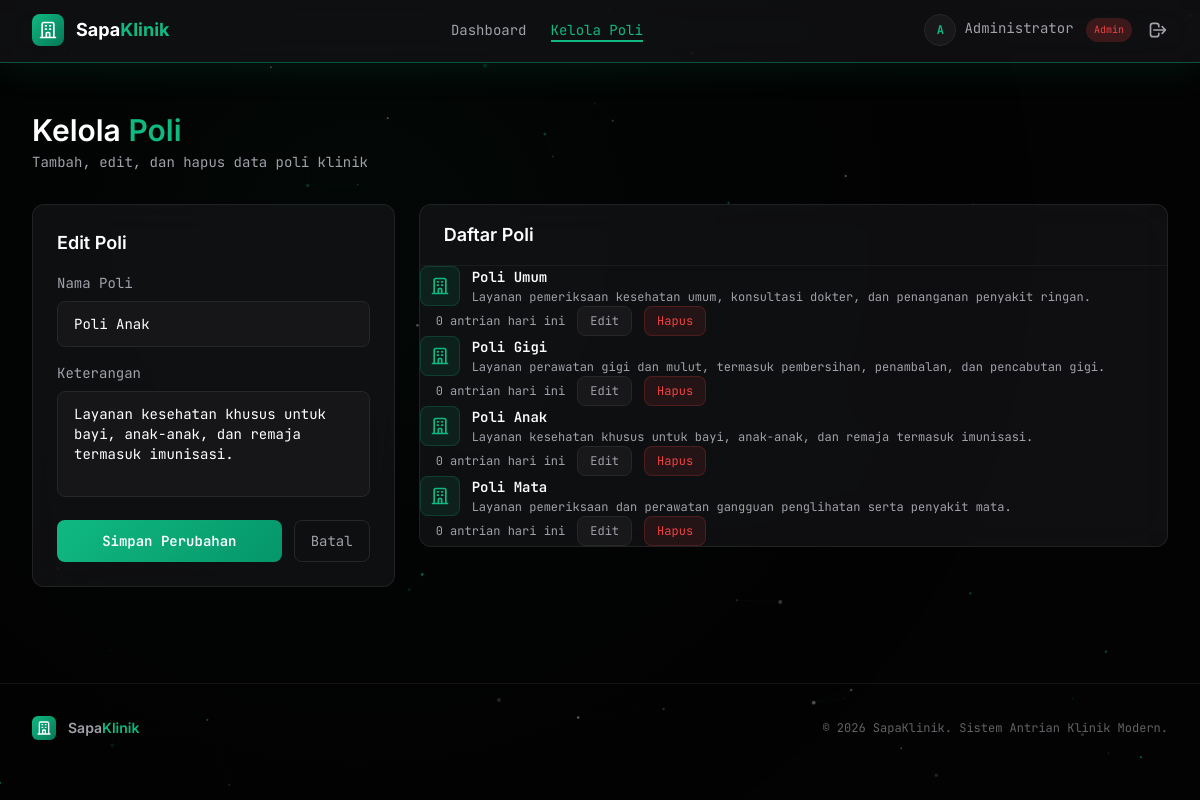
Page /admin/kelola_poli.php?edit=3 (signed in) on the committed database.
### tables this page shows
CREATE TABLE IF NOT EXISTS poli (
    id_poli INT AUTO_INCREMENT PRIMARY KEY,
    nama_poli VARCHAR(100) NOT NULL,
    keterangan TEXT,
    created_at TIMESTAMP DEFAULT CURRENT_TIMESTAMP
);

### config/database.php (called while the page is built, shortened)
<?php
function e($string) {
    return htmlspecialchars($string, ENT_QUOTES, 'UTF-8');
}
?>

### admin/kelola_poli.php (the view, shortened to what this page needs)
<?php
require_once '../config/database.php';
$poli_list = $conn->query("SELECT p.*, (SELECT COUNT(*) FROM antrian a WHERE a.id_poli = p.id_poli AND a.tanggal_berobat = CURDATE()) as antrian_hari_ini FROM poli p ORDER BY p.id_poli ASC");
$edit_poli = null;
if (isset($_GET['edit'])) {
    $edit_id = (int) $_GET['edit'];
    $stmt = $conn->prepare("SELECT * FROM poli WHERE id_poli = ?");
    $stmt->bind_param("i", $edit_id);
    $stmt->execute();
    $edit_poli = $stmt->get_result()->fetch_assoc();
}
include '../includes/header.php';
?>
<div class="max-w-7xl mx-auto px-4 sm:px-6 lg:px-8 py-8">
    <div class="flex items-center justify-between mb-8 animate-fade-in">
        <div>
            <h1 class="font-display font-semibold text-2xl sm:text-3xl">Kelola <span class="text-primary">Poli</span></h1>
            <p class="text-text-secondary text-sm font-mono mt-1">Tambah, edit, dan hapus data poli klinik</p>
        </div>
    </div>
    <div class="grid grid-cols-1 lg:grid-cols-3 gap-6">
        <div class="lg:col-span-1">
            <div class="glass-card rounded-xl p-6 animate-fade-in animate-delay-1">
                <h2 class="font-display font-semibold text-lg mb-4">
                    <?= $edit_poli ? 'Edit Poli' : 'Tambah Poli Baru' ?>
                </h2>
                <form method="POST" class="space-y-4">
                    <div>
                        <label class="block text-sm text-text-secondary mb-2 font-mono" for="nama_poli">Nama Poli</label>
                        <input type="text" id="nama_poli" name="nama_poli" required
                            value="<?= $edit_poli ? e($edit_poli['nama_poli']) : '' ?>"
                            class="input-field w-full px-4 py-3 rounded-lg text-white text-sm font-mono placeholder-text-secondary/50"
                            placeholder="Contoh: Poli Umum">
                    </div>
                    <div>
                        <label class="block text-sm text-text-secondary mb-2 font-mono" for="keterangan">Keterangan</label>
                        <textarea id="keterangan" name="keterangan" rows="4"
                            class="input-field w-full px-4 py-3 rounded-lg text-white text-sm font-mono placeholder-text-secondary/50 resize-none"
                            placeholder="Deskripsi layanan poli..."><?= $edit_poli ? e($edit_poli['keterangan']) : '' ?></textarea>
                    </div>
                    <div class="flex space-x-3">
                        <button type="submit" class="btn-primary flex-1 py-2.5 rounded-lg text-white font-semibold text-sm font-mono">
                            <?= $edit_poli ? 'Simpan Perubahan' : 'Tambah Poli' ?>
                        </button>
                        <?php if($edit_poli): ?>
                        <a href="kelola_poli.php" class="btn-outline px-4 py-2.5 rounded-lg text-text-secondary text-sm font-mono text-center">Batal</a>
                        <?php endif; ?>
                    </div>
                </form>
            </div>
        </div>
        <div class="lg:col-span-2">
            <div class="glass-card rounded-xl overflow-hidden animate-fade-in animate-delay-2">
                <div class="px-6 py-4 border-b border-border/50">
                    <h2 class="font-display font-semibold text-lg">Daftar Poli</h2>
                </div>
                <?php if ($poli_list->num_rows > 0): ?>
                <div class="divide-y divide-border/20">
                    <?php while($poli = $poli_list->fetch_assoc()): ?>
                    <div class="table-row px-6 py-4 flex items-center justify-between">
                        <div class="flex-1">
                            <div class="flex items-center space-x-3">
                                <div class="w-10 h-10 rounded-lg bg-primary/10 flex items-center justify-center border border-primary/20 flex-shrink-0">
                                    <svg class="w-5 h-5 text-primary" fill="none" stroke="currentColor" viewBox="0 0 24 24">
                                        <path stroke-linecap="round" stroke-linejoin="round" stroke-width="2" d="M19 21V5a2 2 0 00-2-2H7a2 2 0 00-2 2v16m14 0h2m-2 0h-5m-9 0H3m2 0h5M9 7h1m-1 4h1m4-4h1m-1 4h1m-5 10v-5a1 1 0 011-1h2a1 1 0 011 1v5m-4 0h4"/>
                                    </svg>
                                </div>
                                <div>
                                    <h3 class="font-semibold text-sm text-white"><?= e($poli['nama_poli']) ?></h3>
                                    <p class="text-xs text-text-secondary font-mono mt-0.5 line-clamp-1"><?= e($poli['keterangan']) ?></p>
                                </div>
                            </div>
                        </div>
                        <div class="flex items-center space-x-3 ml-4">
                            <span class="text-xs text-text-secondary font-mono hidden sm:inline"><?= $poli['antrian_hari_ini'] ?> antrian hari ini</span>
                            <a href="kelola_poli.php?edit=<?= $poli['id_poli'] ?>" class="px-3 py-1.5 rounded-lg text-xs font-mono bg-surface text-text-secondary border border-border hover:border-primary hover:text-primary transition-colors">
                                Edit
                            </a>
                            <form method="POST" action="proses_delete.php" class="inline" onsubmit="return confirm('Yakin ingin menghapus poli ini? Semua antrian terkait juga akan dihapus.')">
                                <button type="submit" class="px-3 py-1.5 rounded-lg text-xs font-mono bg-accent/10 text-accent border border-accent/20 hover:bg-accent/20 transition-colors">
                                    Hapus
                                </button>
                            </form>
                        </div>
                    </div>
                    <?php endwhile; ?>
                </div>
                <?php endif; ?>
            </div>
        </div>
    </div>
</div>
<?php include '../includes/footer.php'; ?>

### includes/header.php (style rules this page uses)
* { margin: 0; padding: 0; box-sizing: border-box; }
body { font-family: 'JetBrains Mono', monospace; background-color: #030303; color: #FFFFFF; overflow-x: hidden; }
.glass-card { background: rgba(24, 24, 27, 0.6); backdrop-filter: blur(20px); -webkit-backdrop-filter: blur(20px); border: 1px solid rgba(39, 39, 42, 0.8); transition: all 0.4s cubic-bezier(0.4, 0, 0.2, 1); }
.btn-primary { background: linear-gradient(135deg, #10B981, #059669); transition: all 0.3s cubic-bezier(0.4, 0, 0.2, 1); }
.btn-outline { border: 1px solid #27272A; transition: all 0.3s ease; }
.animate-fade-in { animation: fadeInUp 0.6s ease-out forwards; }
.animate-delay-1 { animation-delay: 0.1s; opacity: 0; }
.animate-delay-2 { animation-delay: 0.2s; opacity: 0; }
.table-row { transition: all 0.2s ease; }
.input-field { background: rgba(24, 24, 27, 0.8); border: 1px solid #27272A; transition: all 0.3s ease; }

### rows in the picture
poli: nama_poli "Poli Anak", keterangan "Layanan kesehatan khusus untuk bayi, anak-anak, dan remaja termasuk imunisasi.", antrian_hari_ini "0"
poli: nama_poli "Poli Umum", keterangan "Layanan pemeriksaan kesehatan umum, konsultasi dokter, dan penanganan penyakit ringan.", antrian_hari_ini "0"
poli: nama_poli "Poli Gigi", keterangan "Layanan perawatan gigi dan mulut, termasuk pembersihan, penambalan, dan pencabutan gigi.", antrian_hari_ini "0"
poli: nama_poli "Poli Mata", keterangan "Layanan pemeriksaan dan perawatan gangguan penglihatan serta penyakit mata.", antrian_hari_ini "0"

### other values in the picture
substr($_SESSION['nama_lengkap'], 0, 1) "A"
$_SESSION['nama_lengkap'] "Administrator"
$_SESSION['role'] "Admin"
